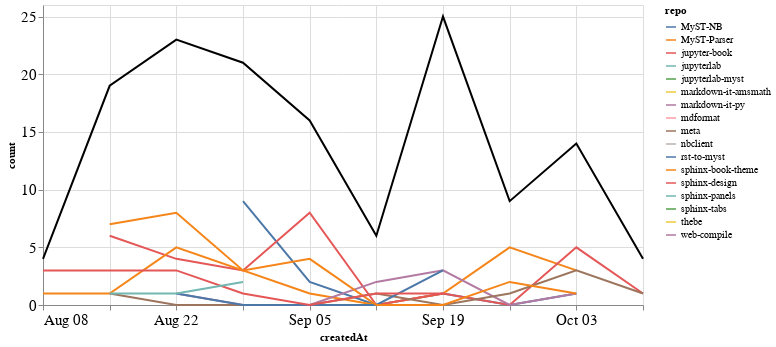

Notebook cell for this chart:
### Markdown cell above
### Comments

### Code cell
comments_time = comments.groupby('repo').resample('W', on='createdAt').count()['author'].reset_index()
comments_time = comments_time.rename(columns={'author': 'count'})
comments_time_total = comments_time.groupby('createdAt').agg({"count": "sum"}).reset_index()
ch1 = alt.Chart(comments_time, width=600).mark_line().encode(
    x='createdAt',
    y='count',
    color='repo',
    tooltip="repo"
)

ch2 = alt.Chart(comments_time_total, width=600).mark_line(color="black").encode(
    x='createdAt',
    y='count',
)

ch1 + ch2

### Figure 1 — Vega-Lite specification as saved in the notebook (floating-point values rounded to 4 significant figures)
{"config": {"axisLeft": {"labelFontSize": 15}, "axisBottom": {"labelFontSize": 15}}, "layer": [{"data": {"name": "data-62991d7722e5c7eb2d5cc81a0c0924d0"}, "mark": "line", "encoding": {"color": {"type": "nominal", "field": "repo"}, "tooltip": {"type": "nominal", "field": "repo"}, "x": {"type": "temporal", "field": "createdAt"}, "y": {"type": "quantitative", "field": "count"}}, "width": 600}, {"data": {"name": "data-1c358ff763b393aa0708bd289969d534"}, "mark": {"type": "line", "color": "black"}, "encoding": {"x": {"type": "temporal", "field": "createdAt"}, "y": {"type": "quantitative", "field": "count"}}, "width": 600}], "$schema": "https://vega.github.io/schema/vega-lite/v4.8.1.json", "datasets": {"data-62991d7722e5c7eb2d5cc81a0c0924d0": [{"repo": "MyST-NB", "createdAt": "2021-08-29T00:00:00", "count": 9}, {"repo": "MyST-NB", "createdAt": "2021-09-05T00:00:00", "count": 2}, {"repo": "MyST-NB", "createdAt": "2021-09-12T00:00:00", "count": 0}, {"repo": "MyST-NB", "createdAt": "2021-09-19T00:00:00", "count": 1}, {"repo": "MyST-NB", "createdAt": "2021-09-26T00:00:00", "count": 0}, {"repo": "MyST-NB", "createdAt": "2021-10-03T00:00:00", "count": 1}, {"repo": "MyST-Parser", "createdAt": "2021-08-15T00:00:00", "count": 7}, {"repo": "MyST-Parser", "createdAt": "2021-08-22T00:00:00", "count": 8}, {"repo": "MyST-Parser", "createdAt": "2021-08-29T00:00:00", "count": 3}, {"repo": "MyST-Parser", "createdAt": "2021-09-05T00:00:00", "count": 1}, {"repo": "MyST-Parser", "createdAt": "2021-09-12T00:00:00", "count": 0}, {"repo": "MyST-Parser", "createdAt": "2021-09-19T00:00:00", "count": 1}, {"repo": "MyST-Parser", "createdAt": "2021-09-26T00:00:00", "count": 5}, {"repo": "MyST-Parser", "createdAt": "2021-10-03T00:00:00", "count": 3}, {"repo": "jupyter-book", "createdAt": "2021-08-15T00:00:00", "count": 6}, {"repo": "jupyter-book", "createdAt": "2021-08-22T00:00:00", "count": 4}, {"repo": "jupyter-book", "createdAt": "2021-08-29T00:00:00", "count": 3}, {"repo": "jupyter-book", "createdAt": "2021-09-05T00:00:00", "count": 8}, {"repo": "jupyter-book", "createdAt": "2021-09-12T00:00:00", "count": 0}, {"repo": "jupyter-book", "createdAt": "2021-09-19T00:00:00", "count": 1}, {"repo": "jupyter-book", "createdAt": "2021-09-26T00:00:00", "count": 0}, {"repo": "jupyter-book", "createdAt": "2021-10-03T00:00:00", "count": 5}, {"repo": "jupyter-book", "createdAt": "2021-10-10T00:00:00", "count": 1}, {"repo": "jupyterlab", "createdAt": "2021-09-19T00:00:00", "count": 1}, {"repo": "jupyterlab-myst", "createdAt": "2021-09-19T00:00:00", "count": 7}, {"repo": "markdown-it-amsmath", "createdAt": "2021-09-12T00:00:00", "count": 1}, {"repo": "markdown-it-py", "createdAt": "2021-08-22T00:00:00", "count": 1}, {"repo": "markdown-it-py", "createdAt": "2021-08-29T00:00:00", "count": 0}, {"repo": "markdown-it-py", "createdAt": "2021-09-05T00:00:00", "count": 0}, {"repo": "markdown-it-py", "createdAt": "2021-09-12T00:00:00", "count": 2}, {"repo": "markdown-it-py", "createdAt": "2021-09-19T00:00:00", "count": 3}, {"repo": "markdown-it-py", "createdAt": "2021-09-26T00:00:00", "count": 0}, {"repo": "markdown-it-py", "createdAt": "2021-10-03T00:00:00", "count": 1}, {"repo": "mdformat", "createdAt": "2021-09-05T00:00:00", "count": 1}, {"repo": "meta", "createdAt": "2021-08-15T00:00:00", "count": 1}, {"repo": "meta", "createdAt": "2021-08-22T00:00:00", "count": 0}, {"repo": "meta", "createdAt": "2021-08-29T00:00:00", "count": 0}, {"repo": "meta", "createdAt": "2021-09-05T00:00:00", "count": 0}, {"repo": "meta", "createdAt": "2021-09-12T00:00:00", "count": 1}, {"repo": "meta", "createdAt": "2021-09-19T00:00:00", "count": 0}, {"repo": "meta", "createdAt": "2021-09-26T00:00:00", "count": 1}, {"repo": "meta", "createdAt": "2021-10-03T00:00:00", "count": 3}, {"repo": "meta", "createdAt": "2021-10-10T00:00:00", "count": 1}, {"repo": "nbclient", "createdAt": "2021-09-19T00:00:00", "count": 7}, {"repo": "rst-to-myst", "createdAt": "2021-08-22T00:00:00", "count": 1}, {"repo": "rst-to-myst", "createdAt": "2021-08-29T00:00:00", "count": 0}, {"repo": "rst-to-myst", "createdAt": "2021-09-05T00:00:00", "count": 0}, {"repo": "rst-to-myst", "createdAt": "2021-09-12T00:00:00", "count": 0}, {"repo": "rst-to-myst", "createdAt": "2021-09-19T00:00:00", "count": 3}, {"repo": "sphinx-book-theme", "createdAt": "2021-08-08T00:00:00", "count": 1}, {"repo": "sphinx-book-theme", "createdAt": "2021-08-15T00:00:00", "count": 1}, {"repo": "sphinx-book-theme", "createdAt": "2021-08-22T00:00:00", "count": 5}, {"repo": "sphinx-book-theme", "createdAt": "2021-08-29T00:00:00", "count": 3}, {"repo": "sphinx-book-theme", "createdAt": "2021-09-05T00:00:00", "count": 4}, {"repo": "sphinx-book-theme", "createdAt": "2021-09-12T00:00:00", "count": 0}, {"repo": "sphinx-book-theme", "createdAt": "2021-09-19T00:00:00", "count": 0}, {"repo": "sphinx-book-theme", "createdAt": "2021-09-26T00:00:00", "count": 2}, {"repo": "sphinx-book-theme", "createdAt": "2021-10-03T00:00:00", "count": 1}, {"repo": "sphinx-design", "createdAt": "2021-08-08T00:00:00", "count": 3}, {"repo": "sphinx-design", "createdAt": "2021-08-15T00:00:00", "count": 3}, {"repo": "sphinx-design", "createdAt": "2021-08-22T00:00:00", "count": 3}, {"repo": "sphinx-design", "createdAt": "2021-08-29T00:00:00", "count": 1}, {"repo": "sphinx-design", "createdAt": "2021-09-05T00:00:00", "count": 0}, {"repo": "sphinx-design", "createdAt": "2021-09-12T00:00:00", "count": 1}, {"repo": "sphinx-design", "createdAt": "2021-09-19T00:00:00", "count": 1}, {"repo": "sphinx-panels", "createdAt": "2021-08-15T00:00:00", "count": 1}, {"repo": "sphinx-panels", "createdAt": "2021-08-22T00:00:00", "count": 1}, {"repo": "sphinx-panels", "createdAt": "2021-08-29T00:00:00", "count": 2}, {"repo": "sphinx-tabs", "createdAt": "2021-09-12T00:00:00", "count": 1}, {"repo": "thebe", "createdAt": "2021-10-10T00:00:00", "count": 2}, {"repo": "web-compile", "createdAt": "2021-09-26T00:00:00", "count": 1}], "data-1c358ff763b393aa0708bd289969d534": [{"createdAt": "2021-08-08T00:00:00", "count": 4}, {"createdAt": "2021-08-15T00:00:00", "count": 19}, {"createdAt": "2021-08-22T00:00:00", "count": 23}, {"createdAt": "2021-08-29T00:00:00", "count": 21}, {"createdAt": "2021-09-05T00:00:00", "count": 16}, {"createdAt": "2021-09-12T00:00:00", "count": 6}, {"createdAt": "2021-09-19T00:00:00", "count": 25}, {"createdAt": "2021-09-26T00:00:00", "count": 9}, {"createdAt": "2021-10-03T00:00:00", "count": 14}, {"createdAt": "2021-10-10T00:00:00", "count": 4}]}}
